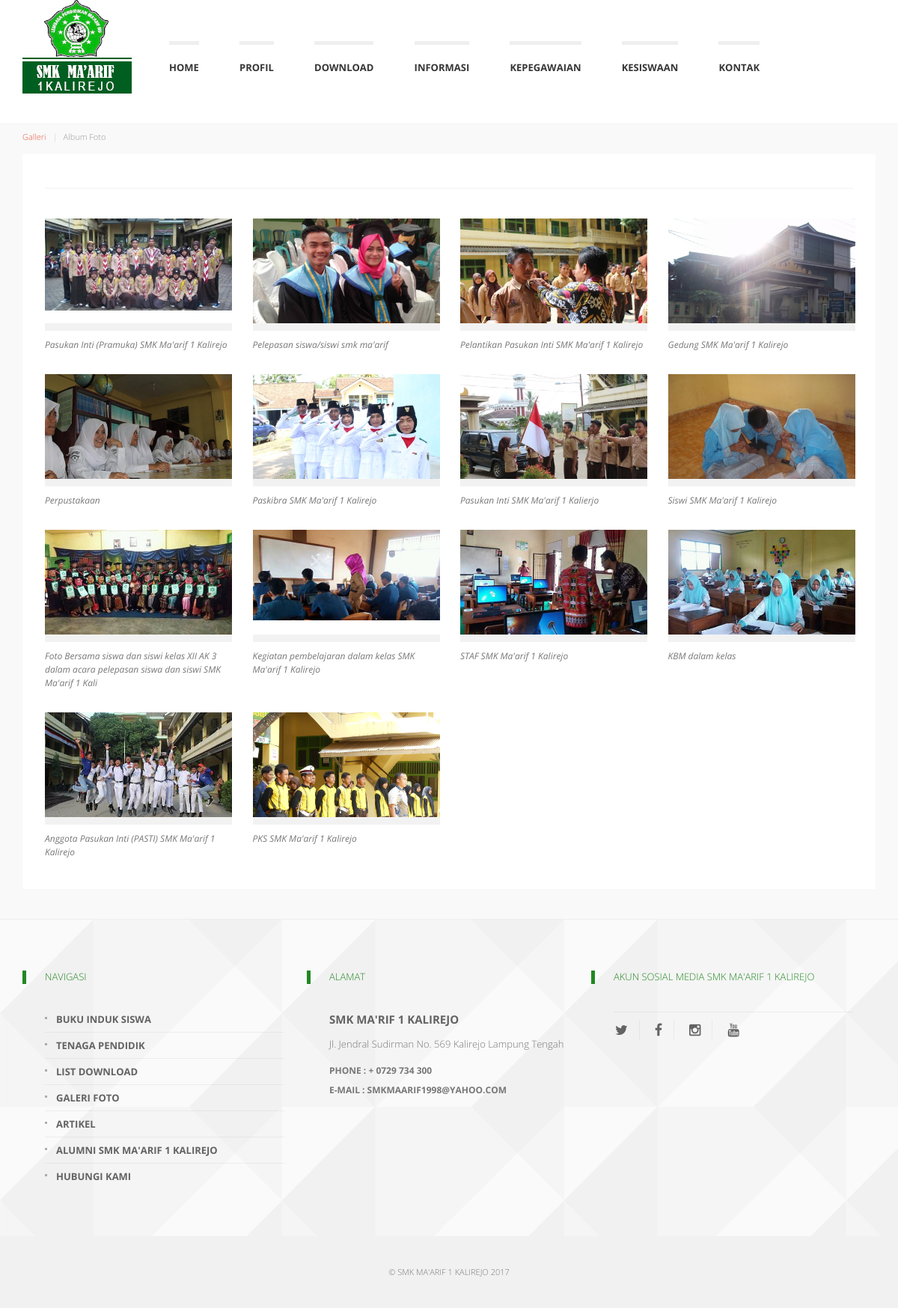
/index.php/informasi/galeri, run on the app's committed database.
### tables this page shows
CREATE TABLE `tbl_gallery` (
  `id_gallery` int(3) NOT NULL,
  `deskripsi` varchar(100) NOT NULL,
  `gambar` varchar(100) NOT NULL,
  `kategori` varchar(30) NOT NULL
);

CREATE TABLE `tbl_profil` (
  `id` int(1) NOT NULL,
  `nama_sekolah` varchar(50) NOT NULL,
  `alamat` varchar(200) NOT NULL,
  `status` varchar(10) NOT NULL,
  `telepon` varchar(14) NOT NULL,
  `kodepos` int(10) NOT NULL,
  `akreditasi` varchar(10) NOT NULL,
  `jumlah_jurusan` varchar(10) NOT NULL,
  `email` varchar(50) NOT NULL,
  `visi_misi` text NOT NULL,
  `sejarah` text NOT NULL,
  `logo_sekolah` varchar(100) NOT NULL
);

### application/controllers/Informasi.php (called while the page is built, shortened)
<?php
class Informasi extends CI_Controller{
    function galeri(){
                $data['profil']     = $this->home_model->getProfil();
        $data['pengumuman'] = $this->home_model->getAllPengumuman();
        $data['baner']      = $this->home_model->getBaner();
        $data['galeri']     = $this->home_model->getNewGaleri();
        $data['galeri']     = $this->home_model->getAllGaleri();
        $this->load->view('front/layout/head');
        $this->load->view('front/layout/header');
        $this->load->view('front/galleri/galeri',$data);
        $this->load->view('front/layout/footer');
    }
}

### index.php (called while the page is built, shortened)
<?php
require_once BASEPATH.'core/CodeIgniter.php';

### application/models/Home_model.php (called while the page is built, shortened)
<?php
class Home_model extends CI_Model{
	function getAllGaleri(){
		return $this->db->query('SELECT * FROM tbl_gallery');
	}
	function getProfil(){
		return $this->db->query("SELECT * FROM tbl_profil");
	}
}

### application/views/front/galleri/galeri.php (the view)
<div id="k-body">
    <div class="container">
        <div class="row">
            <div class="k-breadcrumbs col-lg-12 clearfix">
                <ol class="breadcrumb">
                    <li><a href="">Galleri</a></li>
                    <li class="active">Album Foto </li>
                </ol>
            </div>
        </div>
        <div class="row no-gutter fullwidth">
            <div class="col-lg-12 col-md-12">
                <div class="col-padded">
                    <h1 class="page-title"></span></h1>
                        <div class="news-body">
                            <div class="row gutter k-equal-height">
                            <?php foreach ($galeri->result() as $g){ ?>
                                <div class="col-lg-3 col-md-3 col-sm-12">
                                	<figure class="gallery-photo-thumb">
                                    	<a href="<?php echo base_url().'upload/gallery/'.$g->gambar ?>" title="<?php echo $g->deskripsi ?>" data-fancybox-group="gallery-bssb" class="fancybox"><img src="<?php echo base_url().'upload/gallery/'.$g->gambar ?>" alt="<?php echo $g->deskripsi ?>" /></a>
                                    </figure>
                                    <div class="gallery-photo-description">
                                    	<?php echo $g->deskripsi ?>
                                    </div>
                                </div>
                            <?php } ?>
                            </div>
                        </div>
                    </div>
                </div>
            </div>
        </div>
    </div>

### application/views/front/layout/footer.php (shortened to what this page needs)
    <div id="k-footer">
        <div class="container">
            <div class="row no-gutter">
                <div class="col-lg-4 col-md-4">
                    <div class="col-padded col-naked">
                        <ul class="list-unstyled clear-margins">
                            <li class="widget-container widget_nav_menu">
                                <h1 class="title-widget">Navigasi</h1>
                                <ul>
                                    <li><a href="<?php echo base_url('profil/siswa');?>" title="menu item">BUKU INDUK SISWA</a></li>
                                    <li><a href="<?php echo base_url('profil/klien');?>" title="menu item">TENAGA PENDIDIK</a></li>
                                    <li><a href="<?php echo base_url('produk');?>" title="menu item">LIST DOWNLOAD</a></li>
                                    <li><a href="<?php echo base_url('galeri');?>" title="menu item">GALERI FOTO</a></li>
                                    <li><a href="<?php echo base_url('blog');?>" title="menu item">ARTIKEL</a></li>
                                    <li><a href="<?php echo base_url('download');?>" title="menu item">ALUMNI SMK MA'ARIF 1 KALIREJO</a></li>
                                    <li><a href="<?php echo base_url('kontak');?>" title="menu item">HUBUNGI KAMI</a></li>
                                </ul>
                            </li>
                        </ul>
                    </div>
                </div>
                <?php foreach($profil->result() as $row){ ?>
                <div class="col-lg-4 col-md-4">
                    <div class="col-padded col-naked">
                        <ul class="list-unstyled clear-margins">
                            <li class="widget-container widget_recent_news">
                                <h1 class="title-widget">ALAMAT</h1>
                                <div itemscope itemtype="http://data-vocabulary.org/Organization">
                                    <h2 class="title-median m-contact-subject" itemprop="name"><?php echo $row->nama_sekolah ?> </h2>
                                    <div class="m-contact-address" itemprop="address" itemscope itemtype="http://data-vocabulary.org/Address">
                                        <span class="m-contact-street" itemprop="street-address"><?php echo $row->alamat ?></span>
                                    </div>
                                    <div class="m-contact-tel-fax">
                                        <span class="m-contact-tel">Phone : <?php echo $row->telepon ?> <span itemprop="tel"></span></span>
                                        <span class="m-contact-fax">E-Mail : <?php echo $row->email?><span itemprop="fax"></span></span>
                                    </div>
                                </div>
                            </li>
                        </ul>
                    </div>
                </div>
                <?php } ?>
                <div class="col-lg-4 col-md-4">
                    <div class="col-padded col-naked">
                        <ul class="list-unstyled clear-margins">
                            <li class="widget-container widget_sofa_flickr">
                                 <h1 class="title-widget">AKUN SOSIAL MEDIA SMK MA'ARIF 1 KALIREJO</h1>
                                <div class="social-icons">
                                    <ul class="list-unstyled list-inline">
                                        <li><a href="" title="Twitter"><i class="fa fa-twitter"></i></a></li>
                                        <li><a href="" title="Facebook"><i class="fa fa-facebook"></i></a></li>
                                        <li><a href="" title="Twitter"><i class="fa fa-instagram"></i></a></li>
                                        <li><a href="" title="Facebook"><i class="fa fa-youtube"></i></a></li>
                                    </ul>
                                </div>
                            </li>
                        </ul>
                    </div>
                </div>
            </div>
        </div>
    </div>
    <div id="k-subfooter">
        <div class="container">
            <div class="row">
                <div class="col-lg-12">
                    <center>
                    <p class="copy-text text-inverse">
                    &copy; SMK Ma'arif 1 Kalirejo 2017
                    </p>
                    </center>
                </div>
            </div>
        </div>
    </div>
  </body>
</html>

### data on the page
tbl_gallery: gambar (picture), deskripsi "Pasukan Inti (Pramuka) SMK Ma'arif 1 Kalirejo"
tbl_gallery: gambar (picture), deskripsi "Pelepasan siswa/siswi smk ma'arif"
tbl_gallery: gambar (picture), deskripsi "Pelantikan Pasukan Inti SMK Ma'arif 1 Kalirejo"
tbl_gallery: gambar (picture), deskripsi "Gedung SMK Ma'arif 1 Kalirejo"
tbl_gallery: gambar (picture), deskripsi "Perpustakaan"
tbl_gallery: gambar (picture), deskripsi "Paskibra SMK Ma'arif 1 Kalirejo"
tbl_gallery: gambar (picture), deskripsi "Pasukan Inti SMK Ma'arif 1 Kalierjo"
tbl_gallery: gambar (picture), deskripsi "Siswi SMK Ma'arif 1 Kalirejo"
tbl_gallery: gambar (picture), deskripsi "Foto Bersama siswa dan siswi kelas XII AK 3 dalam acara pelepasan siswa dan siswi SMK Ma'arif 1 Kali"
tbl_gallery: gambar (picture), deskripsi "Kegiatan pembelajaran dalam kelas SMK Ma'arif 1 Kalirejo"
tbl_gallery: gambar (picture), deskripsi "STAF SMK Ma'arif 1 Kalirejo"
tbl_gallery: gambar (picture), deskripsi "KBM dalam kelas"
tbl_gallery: gambar (picture), deskripsi "Anggota Pasukan Inti (PASTI) SMK Ma'arif 1 Kalirejo"
tbl_gallery: gambar (picture), deskripsi "PKS SMK Ma'arif 1 Kalirejo"
tbl_profil: nama_sekolah "SMK MA'RIF 1 KALIREJO", alamat "Jl. Jendral Sudirman No. 569 Kalirejo Lampung Tengah", telepon "+ 0729 734 300", email "SMKMAARIF1998@YAHOO.COM"
